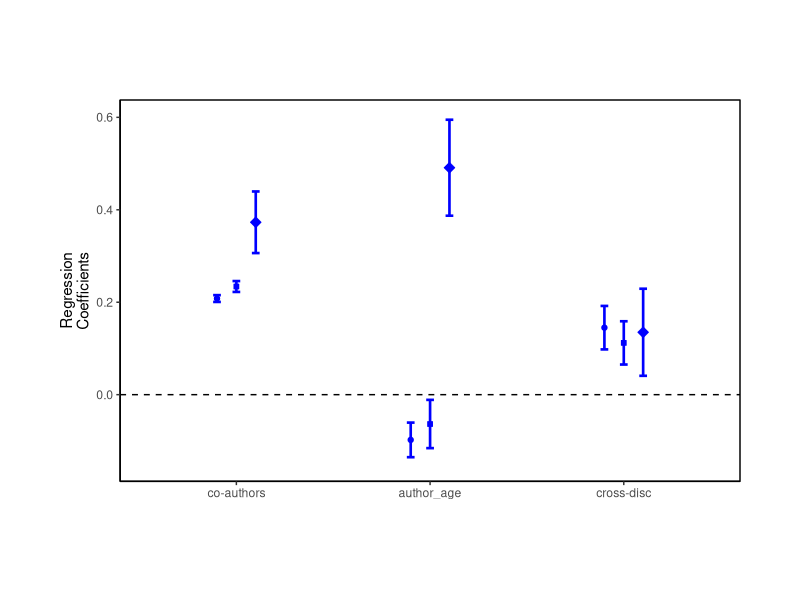

The R source for this figure:
library(ggplot2)
library(dplyr)
library(forcats)

df_all <- data.frame(parameters = c("co-authors", "author_age", "cross-disc"),
                 fe_standardized = c(0.208, -0.0978, 0.145),
                 fe_stand_error = c(0.00365, 0.0187, 0.0235))

df_xd <- data.frame(parameters = c("co-authors", "author_age", "cross-disc"),
                 fe_standardized = c(0.234, -0.0635, 0.112),
                 fe_stand_error = c(0.00588, 0.0261, 0.0234))

df_matched <- data.frame(parameters = c("co-authors", "author_age", "cross-disc"),
                      fe_standardized = c(0.373, 0.491, 0.135),
                      fe_stand_error = c(0.0333, 0.0519, 0.0471))


fig5B <- ggplot(df_xd, aes(x=parameters, y=fe_standardized))

fig5B + 
  geom_point(data = df_xd, 
             colour = "blue", size = 1.5, shape = 22, fill = "blue") +
  geom_errorbar(aes(ymin = fe_standardized + fe_stand_error * 2, 
                    ymax = fe_standardized - fe_stand_error * 2),
                width=0.04, colour = "blue", size=0.9) +
  
  geom_point(data = df_all, 
             aes(x = c(0.9, 1.9, 2.9), y=fe_standardized),
             colour = "blue", size = 1.5, shape = 21, fill = "blue") +
  geom_errorbar(data = df_all, 
                aes(x=c(0.9, 1.9, 2.9),
                    ymin = fe_standardized + fe_stand_error * 2, 
                    ymax = fe_standardized - fe_stand_error * 2), 
                width=0.04, colour = "blue", size=0.9) +

  geom_point(data = df_matched, 
           aes(x = c(1.1, 2.1, 3.1), y=fe_standardized),
           colour = "blue", size = 2.5, shape = 23, fill = "blue") +
  geom_errorbar(data = df_matched, 
                aes(x=c(1.1, 2.1, 3.1),
                    ymin = fe_standardized + fe_stand_error * 2, 
                    ymax = fe_standardized - fe_stand_error * 2), 
                width=0.04, colour = "blue", size=0.9) +
  
  aes(x = fct_inorder(parameters)) +
  coord_cartesian(ylim = c(-.15, .6), clip = 'off') +
  theme(plot.margin = unit(c(5,3,4,3), "lines"))  +
  geom_hline(yintercept=c(0,3), linetype="dashed") +
  
  theme(axis.line = element_line(colour = "black"),
        panel.background = element_blank(),
        panel.border = element_rect(colour = "black", fill=NA, size=.5)
  ) +
  
  labs(x = "", y = "Regression\nCoefficients")
  
  
